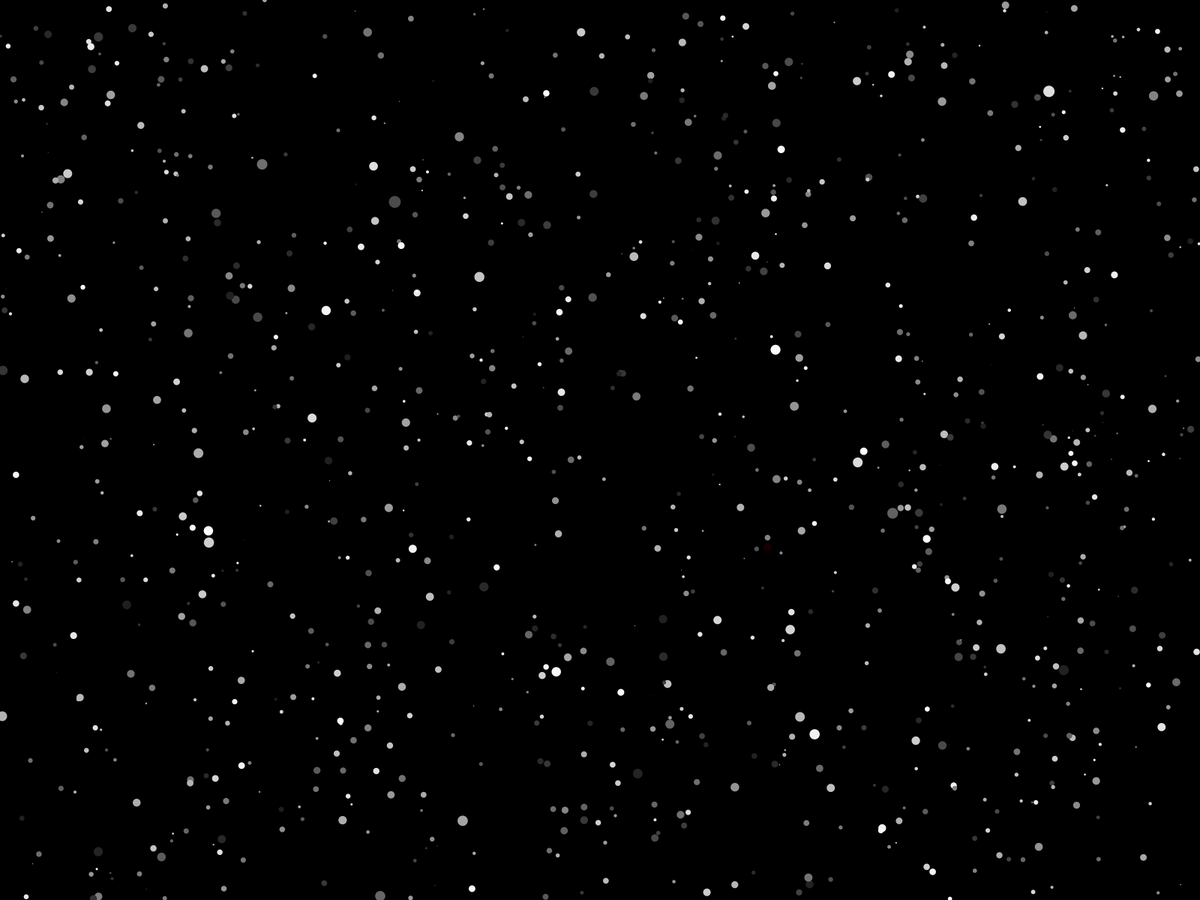
Frame 1 (no input)
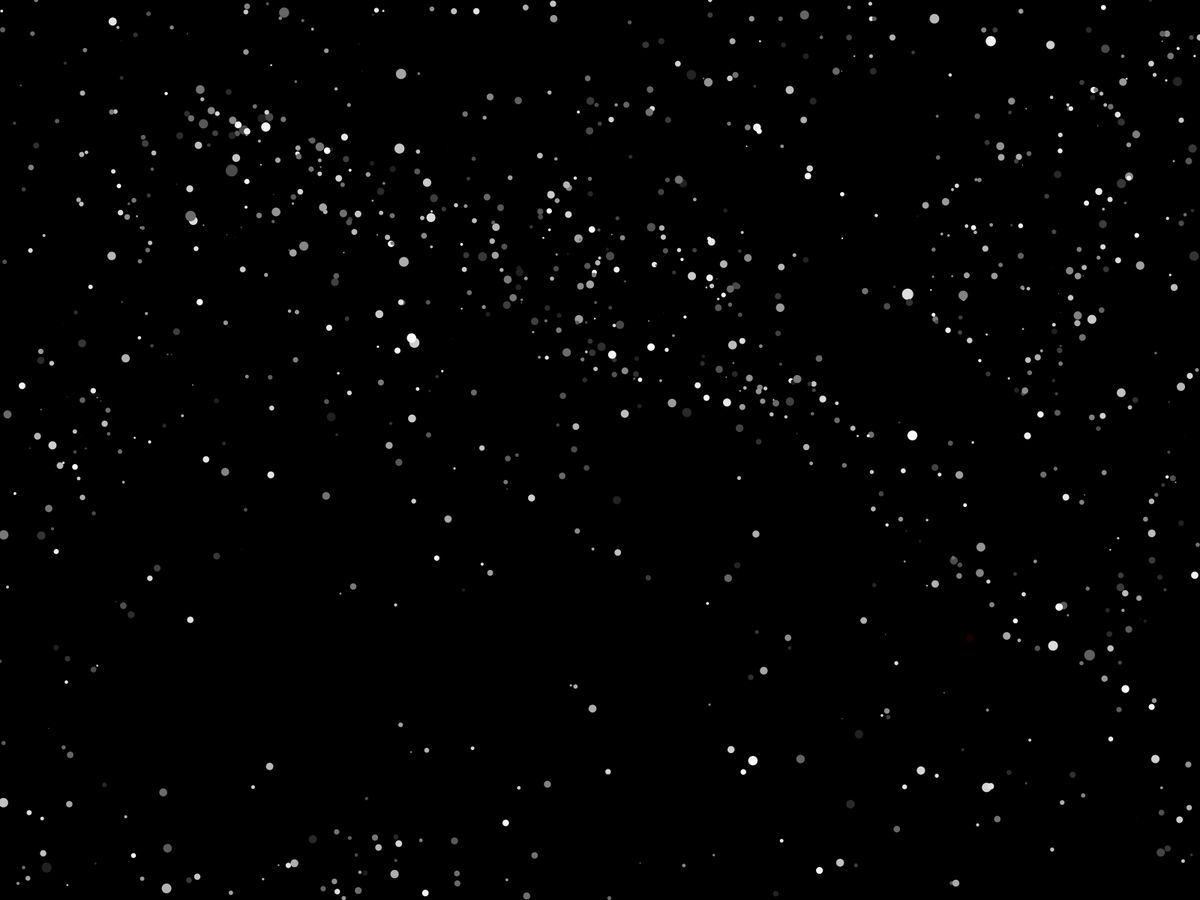
Frame 60 (the mouse pressed at the canvas centre just before this capture)
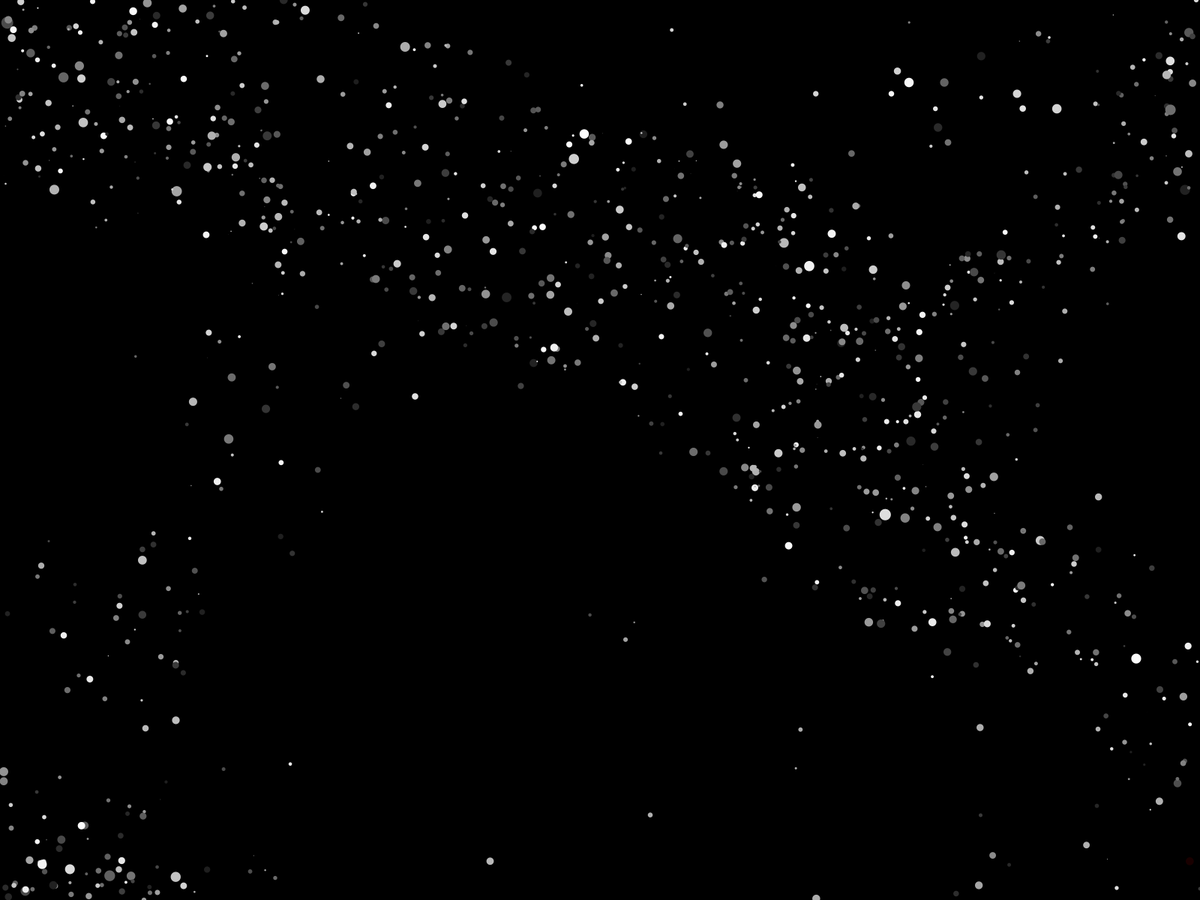
Frame 120 (the mouse held since frame 60 and released just before this capture)

The Processing sketch that drew these frames (run headless with seeded random() and noise(); from frame 60 on, the mouse is pressed at the canvas centre):

// Processing sketch: vector_fields
// ── vector_fields.pde
class Particle {
  float x, y;
  float x_speed, y_speed;
  float max_speed = 5;
  PVector acc;
  
  color c;
  float size;
  
  
  Particle(float _x, float _y) {
    x = _x;
    y = _y;
    
    int w = (int)random(30, 255);
    c = color(w, w, w);
    size = width/200 + (width/500) * (randomGaussian() - 0.5);
  }
  
  PVector vector_field(float x, float y) {
    x = map(x, 0, width, -3, 3);
    y = map(y, 0, height, -3, 3);
    
    float u = sin(y) + cos(y);
    float v = sin(x) - cos(y);
    
    u += 2 * noise(x, frameCount / 50) - 0.5;
    v += 2 * noise(y, frameCount / 50) - 0.5;
    
    return new PVector(u, v);
  }

  
  void move() {
    acc = vector_field(x, y);
    x_speed += 0.2 * (acc.x + randomGaussian());
    y_speed += 0.2 * (acc.y + randomGaussian());
    
    // Speed limiting
    if (x_speed > max_speed) {x_speed = max_speed;}
    if (x_speed < -max_speed) {x_speed = -max_speed;}
    if (y_speed > max_speed) {y_speed = max_speed;}
    if (y_speed < -max_speed) {y_speed = -max_speed;}

    
    x += x_speed;
    y += y_speed; 
    
    // Going past boundary
    if (x < 0) {x = width;}
    if (x > width) {x = 0;}
    if (y < 0) {y = height;}
    if (y > height) {y = 0;}

  }
  
  void display() {
    circle(x, y, size);
    noStroke();
    fill(c);
  }
}

// ------------------------------------ //
Particle particles[];
int num_particles = 1000;

void setup() {
  //size(1200, 400);
  fullScreen();
  background(0);
  
  particles = new Particle[num_particles];
  for (int i = 1; i < num_particles; i++) {
    float _x = random(0, width);
    float _y = random(0, height);
    particles[i] = new Particle(_x, _y);
    if (i == 21) {particles[i].c = color(25, 0, 0);}
  }
}

void draw() {
  background(0);
  for (int i = 1; i < num_particles; i++) {
    particles[i].move();
    particles[i].display();
  }
}
